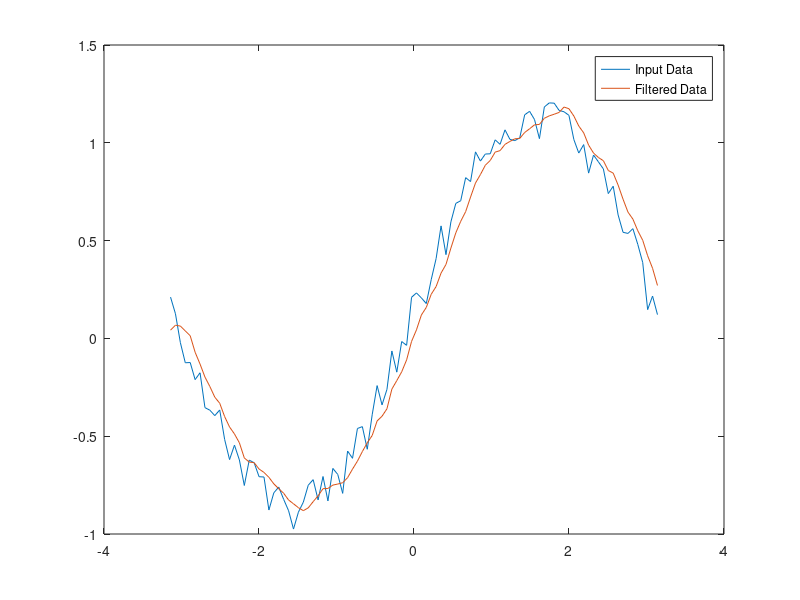

Reproduce this figure in MATLAB.
t = linspace(-pi,pi,100);
rng default  %initialize random number generator
x = sin(t) + 0.25*rand(size(t));
windowSize = 5; 
b = (1/windowSize)*ones(1,windowSize);
a = 1;
y = filter(b,a,x);
plot(t,x)
hold on
plot(t,y)
legend('Input Data','Filtered Data')